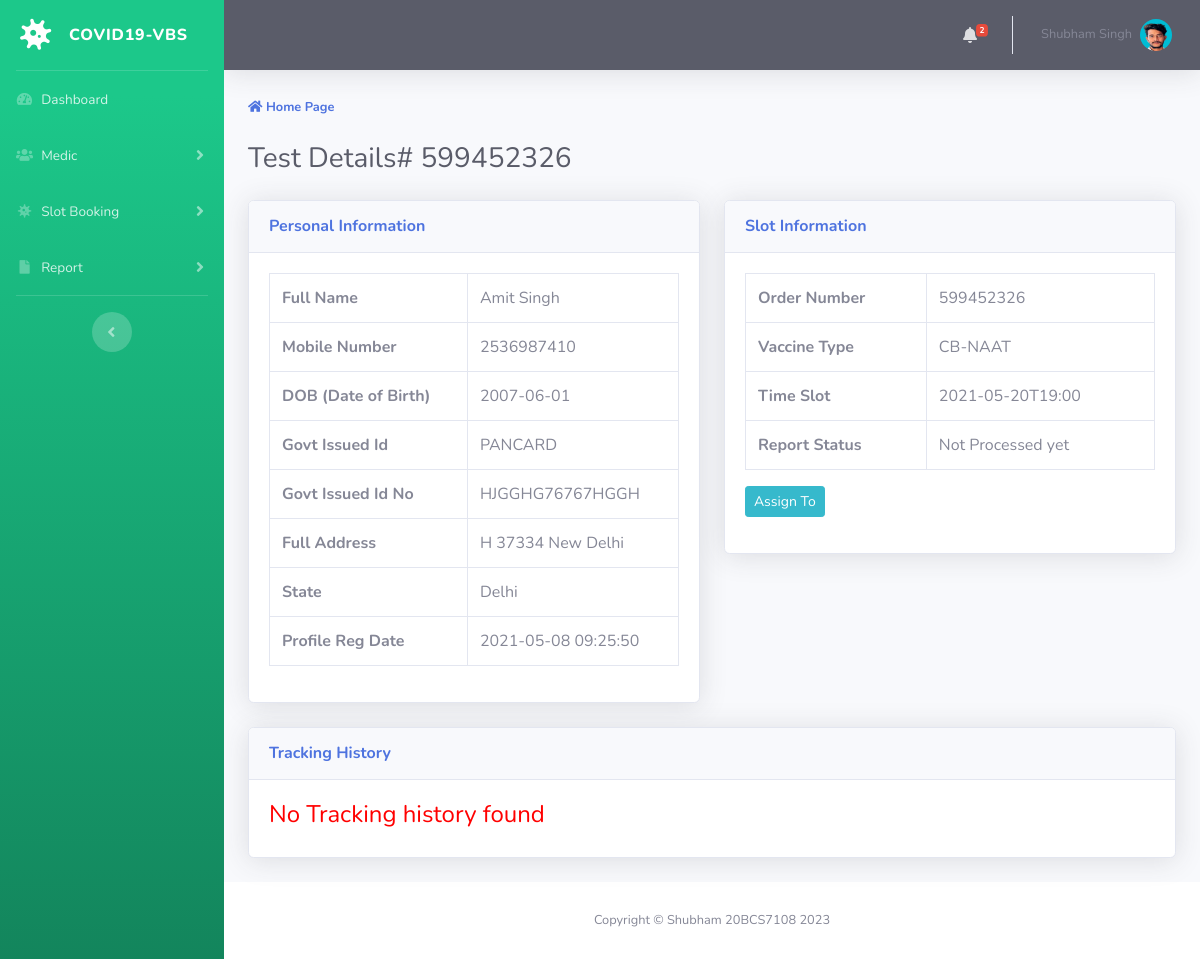
The app's page /test-details.php?tid=6&&oid=599452326 (signed in) with its own data.
### tables this page shows
CREATE TABLE `tbltestrecord` (
  `id` int(11) NOT NULL,
  `OrderNumber` bigint(14) DEFAULT NULL,
  `PatientMobileNumber` bigint(14) DEFAULT NULL,
  `TestType` varchar(100) DEFAULT NULL,
  `TestTimeSlot` varchar(120) DEFAULT NULL,
  `ReportStatus` varchar(100) DEFAULT NULL,
  `FinalReport` varchar(150) DEFAULT NULL,
  `ReportUploadTime` varchar(200) DEFAULT NULL,
  `RegistrationDate` timestamp NULL DEFAULT current_timestamp(),
  `AssignedtoEmpId` varchar(150) DEFAULT NULL,
  `AssigntoName` varchar(180) DEFAULT NULL,
  `AssignedTime` varchar(100) DEFAULT NULL
);

CREATE TABLE `tblpatients` (
  `id` int(11) NOT NULL,
  `FullName` varchar(120) DEFAULT NULL,
  `MobileNumber` bigint(12) DEFAULT NULL,
  `DateOfBirth` date DEFAULT NULL,
  `GovtIssuedId` varchar(150) DEFAULT NULL,
  `GovtIssuedIdNo` varchar(150) DEFAULT NULL,
  `FullAddress` varchar(255) DEFAULT NULL,
  `State` varchar(200) DEFAULT NULL,
  `RegistrationDate` timestamp NOT NULL DEFAULT current_timestamp()
);

### test-details.php (the view, shortened to what this page needs)
<?php session_start();
include_once('includes/config.php');
if (strlen($_SESSION['aid']==0)) {
  header('location:logout.php');
  } else{
?>
<!DOCTYPE html>
<html lang="en">
<head>
    <link href="vendor/fontawesome-free/css/all.min.css" rel="stylesheet" type="text/css">
    <link href="css/sb-admin-2.min.css" rel="stylesheet">
</head>
<body id="page-top">
    <div id="wrapper">
<?php include_once('includes/sidebar.php');?>
        <div id="content-wrapper" class="d-flex flex-column">
            <div id="content">
          <?php include_once('includes/topbar.php');?>
                <div class="container-fluid">
                    <div class="text-left mb-4">
                        <a class="small" href="index.php" style="font-weight:bold;"><i class="fa fa-home"
                                aria-hidden="true"></i> Home Page</a>
                    </div>
                    <h1 class="h3 mb-4 text-gray-800">Test Details# <?php echo intval($_GET['oid']);?></h1>
<div class="row">
<?php
$testid=intval($_GET['tid']);
$query=mysqli_query($con,"select * from tbltestrecord
join tblpatients on tblpatients.MobileNumber=tbltestrecord.PatientMobileNumber
where  tbltestrecord.id='$testid'");
while($row=mysqli_fetch_array($query)){
    ?>
                        <div class="col-lg-6">
                            <div class="card shadow mb-4">
                                <div class="card-header py-3">
                                    <h6 class="m-0 font-weight-bold text-primary">Personal Information</h6>
                                </div>
                                <div class="card-body">
 <table class="table table-bordered"  width="100%" cellspacing="0">
    <tr>
    <th>Full Name</th>
    <td><?php echo $row['FullName'];?></td>
    </tr>
     <tr>
    <th>Mobile Number</th>
    <td><?php echo $row['MobileNumber'];?></td>
    </tr>
     <tr>
    <th>DOB (Date of Birth)</th>
    <td><?php echo $row['DateOfBirth'];?></td>
    </tr>
     <tr>
    <th>Govt Issued Id</th>
    <td><?php echo $row['GovtIssuedId'];?></td>
    </tr>
     <tr>
    <th>Govt Issued Id No</th>
    <td><?php echo $row['GovtIssuedIdNo'];?></td>
    </tr>
     <tr>
    <th>Full Address</th>
    <td><?php echo $row['FullAddress'];?></td>
    </tr>
    <tr>
    <th>State</th>
    <td><?php echo $row['State'];?></td>
    </tr>
    <tr>
    <th>Profile Reg Date</th>
    <td><?php echo $row['RegistrationDate'];?></td>
    </tr>
 </table>
                                </div>
                            </div>
                        </div>
                         <div class="col-lg-6">
                            <div class="card shadow mb-4">
                                <div class="card-header py-3">
                                    <h6 class="m-0 font-weight-bold text-primary">Slot Information</h6>
                                </div>
                                <div class="card-body">
 <table class="table table-bordered"  width="100%" cellspacing="0">
    <tr>
    <th>Order Number</th>
    <td><?php echo $row['OrderNumber'];?></td>
    </tr>
    <tr>
    <th>Vaccine Type</th>
    <td><?php echo $row['TestType'];?></td>
    </tr>
    <tr>
    <th>Time Slot</th>
    <td><?php echo $row['TestTimeSlot'];?></td>
    </tr>
 <tr>
    <th>Report Status</th>
    <td><?php if($row['ReportStatus']==''):
              echo "Not Processed yet";
          else:
           echo $row['ReportStatus'];
          endif;
    ?></td>
    </tr>
</table>
<?php if($row['AssignedtoEmpId']==''):
    ?>
        <div class="form-group">
      <button type="button" class="btn btn-info btn-sm" data-toggle="modal" data-target="#assignto">Assign To</button>
            </div>
<?php else:
$rstatus=$row['ReportStatus'];
if($rstatus=='Assigned' || $rstatus=='On the Way for Collection' || $rstatus=='Sample Collected' || $rstatus=='Sent to Lab'):?>
<button type="button" class="btn btn-info btn-sm" data-toggle="modal" data-target="#takeaction">Take Action</button>
<?php
endif;
endif;?>
                                </div>
                            </div>
                        </div>
                    </div>
                <?php } ?>
<?php
$orderid=intval($_GET['oid']);
$ret=mysqli_query($con,"select * from tblreporttracking
join tbladmin on tbladmin.ID=tblreporttracking.RemarkBy
where tblreporttracking.OrderNumber='$orderid'");
$num=mysqli_num_rows($ret);
?>
<div class="row">
                         <div class="col-lg-12">
                            <div class="card shadow mb-4">
                                <div class="card-header py-3">
                                    <h6 class="m-0 font-weight-bold text-primary align-center"> Tracking History</h6>
                                </div>
                                <div class="card-body">
<?php if($num>0){
?>
 <table class="table table-bordered"  width="100%" cellspacing="0">
<tr>
    <th>Remark</th>
    <th>Status</th>
    <th>Remark Date</th>
    <th>Remark By</th>
<?php while($result=mysqli_fetch_array($ret)){?>
</tr>
    <tr>
    <td><?php echo $result['Remark'];?></td>
    <td><?php echo $result['Status'];?></td>
    <td><?php echo $result['PostingTime'];?></td>
    <td><?php echo $result['AdminName'];?></td>
    </tr>
<?php } ?>
</table>
         <?php
     } else { ?>
<h4 class="align-center" style="color:red"> No Tracking history found </h4>
         <?php } ?>
                                </div>
                            </div>
                        </div>
                    </div>
                </div>
            </div>
           <?php include_once('includes/footer.php');?>
        </div>
    </div>
</body>
</html>
<?php } ?>

### includes/topbar.php (shortened to what this page needs)
      <nav class="navbar navbar-expand navbar-dark bg-dark topbar mb-4 static-top shadow">
            <?php if($_SESSION['aid']):?>
                    <ul class="navbar-nav ml-auto">
<?php $query=mysqli_query($con,"select * from tbltestrecord where ReportStatus is null");
$count=mysqli_num_rows($query);
?>
                        <li class="nav-item dropdown no-arrow mx-1">
                            <a class="nav-link dropdown-toggle" href="#" id="alertsDropdown" role="button"
                                data-toggle="dropdown" aria-haspopup="true" aria-expanded="false">
                                <i class="fas fa-bell fa-fw"></i>
                                <span class="badge badge-danger badge-counter"><?php echo $count;?></span>
                            </a>
                        </li>
                        <li class="nav-item dropdown no-arrow">
                            <a class="nav-link dropdown-toggle" href="#" id="userDropdown" role="button"
                                data-toggle="dropdown" aria-haspopup="true" aria-expanded="false">
                <?php
$adid=$_SESSION['aid'];
$ret1=mysqli_query($con,"select AdminName from tbladmin where ID='$adid'");
while($row1=mysqli_fetch_array($ret1)){
?>
                                <span class="mr-2 d-none d-lg-inline text-gray-600 small"><?php  echo $row1['AdminName'];?></span>
                           <?php } ?>
                                <img class="img-profile rounded-circle"
                                    src="img/shubham.png">
                            </a>
                        </li>
                    </ul>
                <?php endif;?>
                </nav>

### records on screen
tbltestrecord: tblpatients.FullName "Amit Singh", tblpatients.MobileNumber "2536987410", tblpatients.DateOfBirth "2007-06-01", tblpatients.GovtIssuedId "PANCARD", tblpatients.GovtIssuedIdNo "HJGGHG76767HGGH", tblpatients.FullAddress "H 37334 New Delhi", tblpatients.State "Delhi", tblpatients.RegistrationDate "2021-05-08 09:25:50", OrderNumber "599452326", TestType "CB-NAAT", TestTimeSlot "2021-05-20T19:00", shows "Not Processed yet", shows "Assign To"

### other values on screen
$count "2"
$row1['AdminName'] "Shubham Singh"
$_GET['oid'] "599452326"
